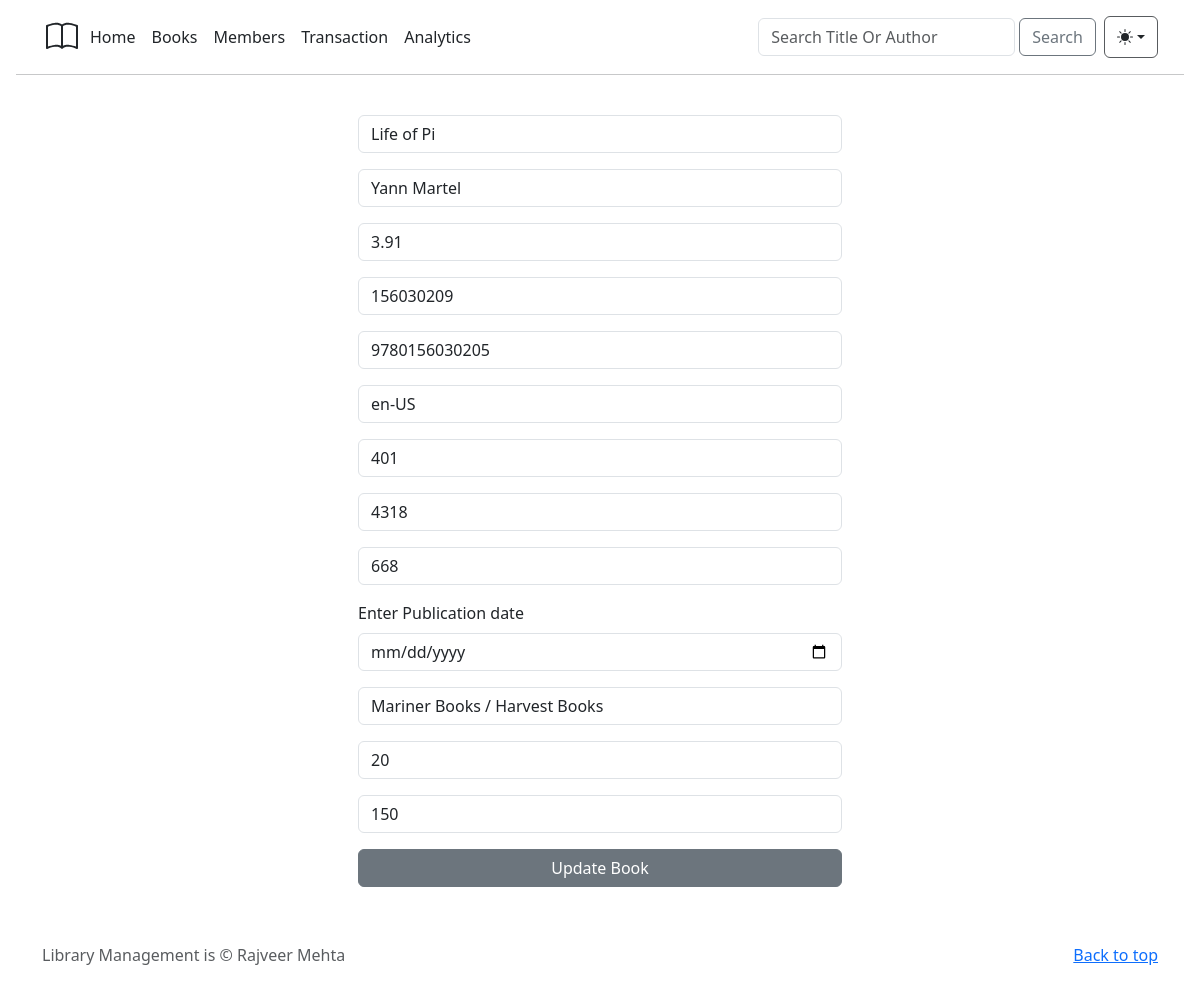
The page /update/book/1226 on the database its author committed.
### library/models.py (models this page shows)
class Books(db.Model):
    bookID = db.Column(db.Integer(), primary_key=True, nullable=False)
    title = db.Column(db.String(), nullable=False)
    authors = db.Column(db.String(), nullable=False)
    average_rating = db.Column(db.Float(), nullable=False)
    isbn = db.Column(db.Integer(), nullable=False)
    isbn13 = db.Column(db.Integer(), nullable=False)
    language_code = db.Column(db.String(), nullable=False)
    num_pages = db.Column(db.Integer(), nullable=False)
    ratings_count =db.Column(db.Integer(), nullable=False)
    text_reviews_count = db.Column(db.Integer(), nullable=False)
    publication_date =db.Column(db.String(), nullable=False)
    publisher = db.Column(db.String(), nullable=False)
    member_count = db.Column(db.Integer(), default = 0)
    quantity = db.Column(db.Integer(), nullable=False)
    rent = db.Column(db.Integer(), nullable=False)

### library/routes.py (the view, shortened to what this page needs)
@app.route("/update/book/<int:id>", methods=["GET", "POST"])
def update_book(id):
    book = db.get_or_404(Books, id)
    return render_template("Books/updateBookPage.html", book=book)

### library/templates/Books/updateBookPage.html (shortened to what this page needs)
{% extends "baseTemplate.html" %}
{% block body %}
<div class="container-md p-2 col-sm-5">
    <form action="/update/book/{{book.bookID}}" method="post">
        <div class="mb-3">
            <input type="text" class="form-control" id="exampleInputEmail1" aria-describedby="emailHelp"
                placeholder="title" name="title" value="{{book.title}}" required>
        </div>
        <div class="mb-3">
            <input type="text" class="form-control" id="exampleInputEmail1" aria-describedby="emailHelp"
                placeholder="authors" name="authors" value="{{book.authors}}" required>
        </div>
        <div class="mb-3">
            <input type="text" class="form-control" id="exampleInputEmail1" aria-describedby="emailHelp"
                placeholder="average_rating" name="average_rating" value="{{book.average_rating}}" required >
        </div>
        <div class="mb-3">
            <input type="text" class="form-control" id="exampleInputEmail1" aria-describedby="emailHelp"
                placeholder="isbn" name="isbn" value="{{book.isbn}}" required>
        </div>
        <div class="mb-3">
            <input type="text" class="form-control" id="exampleInputEmail1" aria-describedby="emailHelp"
                placeholder="isbn13" name="isbn13" value="{{book.isbn13}}" required>
        </div>
        <div class="mb-3">
            <input type="text" class="form-control" id="exampleInputEmail1" aria-describedby="emailHelp"
                placeholder="language_code" name="language_code" value="{{book.language_code}}" required>
        </div>
        <div class="mb-3">
            <input type="number" class="form-control" id="exampleInputEmail1" aria-describedby="emailHelp"
                placeholder="num_pages" name="num_pages" value="{{book.num_pages}}" required>
        </div>
        <div class="mb-3">
            <input type="number" class="form-control" id="exampleInputEmail1" aria-describedby="emailHelp"
                placeholder="ratings_count" name="ratings_count" value="{{book.ratings_count}}" required>
        </div>
        <div class="mb-3">
            <input type="text" class="form-control" id="exampleInputEmail1" aria-describedby="emailHelp"
                placeholder="text_reviews_count" name="text_reviews_count" value="{{book.text_reviews_count}}" required>
        </div>
        <div class="mb-3">
            <label for="exampleFormControlInput1" class="form-label">Enter Publication date</label>
            <input type="date" class="form-control" id="exampleInputEmail1" aria-describedby="emailHelp"
                placeholder="publication_date" name="publication_date" value="{{book.publication_date}}" required>
        </div>
        <div class="mb-3">
            <input type="text" class="form-control" id="exampleInputEmail1" aria-describedby="emailHelp"
                placeholder="publisher" name="publisher" value="{{book.publisher}}" required>
        </div>
        <div class="mb-3">
            <input type="number" class="form-control" id="exampleInputEmail1" aria-describedby="emailHelp"
                placeholder="quantity" name="quantity" value="{{book.quantity}}" required>
        </div>
        <div class="mb-3">
            <input type="number" class="form-control" id="exampleInputEmail1" aria-describedby="emailHelp"
                placeholder="rent" name="rent" value="{{book.rent}}" required>
        </div>
        <div class="d-grid gap-2">
            <button type="submit" class="btn btn-secondary">Update Book</button>
        </div>
    </form>
</div>
{% endblock %}

### rows shown on the page
Books: title "Life of Pi", authors "Yann Martel", average_rating "3.91", isbn "156030209", isbn13 "9780156030205", language_code "en-US", num_pages "401", ratings_count "4318", text_reviews_count "668", publisher "Mariner Books / Harvest Books", quantity "20", rent "150"
